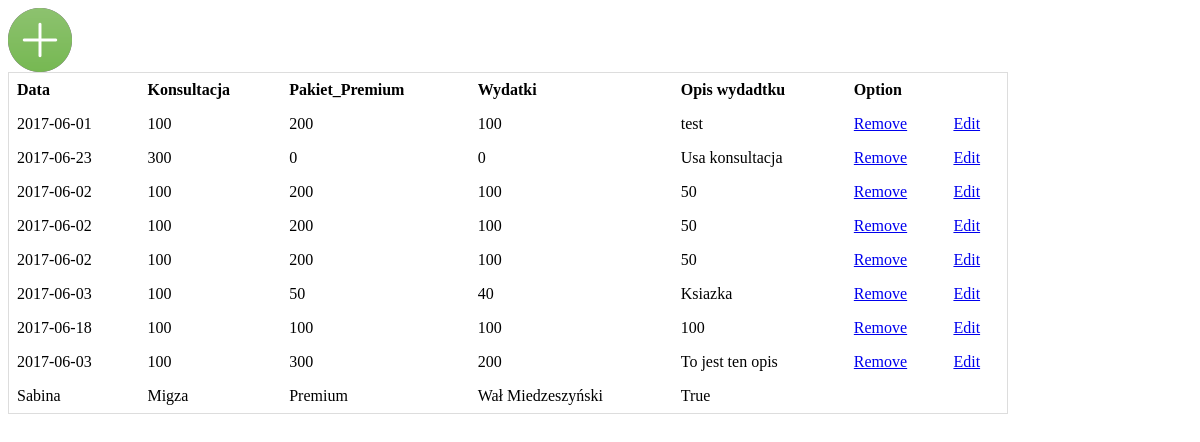
The page / on the database its author committed.
### tables this page shows
CREATE TABLE `incomes` (
  `id` int(5) NOT NULL,
  `date` date NOT NULL,
  `consultation` int(5) NOT NULL,
  `premium_packet` int(5) NOT NULL,
  `outcome` int(5) NOT NULL,
  `description_outcome` varchar(255) NOT NULL
);

### db_functions.php (called while the page is built, shortened)
<?php
	$db = NULL;
	function get_all_rows_db()
	{
		global $db;
		$sql = "SELECT id,date,consultation,premium_packet,outcome,description_outcome FROM incomes";
		$results = $db -> query($sql);
		return $results;
	}
?>

### index.php (the view, shortened to what this page needs)
<html>
<head>
<link rel="stylesheet" type="text/css" href="mainstyle.css">
</head>
<body>
<?php
	require 'db_functions.php';
	echo "<input type=\"image\" src=\"plus.png\" id=\"add_customer_show\" value=\"Add customer\">";
?>
<div>
	<table class="customer_table">
		<?php
			$titles = array("Data","Konsultacja","Pakiet_Premium","Wydatki","Opis wydadtku","Option");
			echo "<tr class=\"customer_table_cell\">";
			foreach($titles as $x)
			{
				echo "<th class=\"customer_table_cell\">".$x."</th>";
			}
			echo "</tr>";
		?>
		<?php
			$results = get_all_rows_db();
			if($results -> num_rows > 0)
			{
				while($row = $results->fetch_assoc())
				{
					echo "<tr class=\"customer_table_cell\">";
					$i=0;
					foreach($row as $x)
					{
						if($i == 0)
						{
							$i=1;
							$y=$x;
						}
						else
						{
							echo "<td class=\"customer_table_cell\">".$x."</td>";
						}
					}
					echo "<td class=\"customer_table_cell\"><a href=\"remove.php?id=".$y."\">Remove</a></td>";
					echo "<td class=\"customer_table_cell\"><a href=\"index.php?id=".$y."\">Edit</a></td>";
					echo "</tr>";
				}
			}
		?>
		<?php
			$customer1 = array("Sabina","Migza","Premium","Wał Miedzeszyński", "True");
			echo "<tr class=\"customer_table_cell\">";
			foreach($customer1 as $x)
			{
				echo "<td class=\"customer_table_cell\">".$x."</td>";
			}
			echo "</tr>";
		?>
	</table>
</div>
</body>
</html>

### mainstyle.css (style rules this page uses)
.customer_table { border-collapse: collapse; border-spacing: 0; width: 1000px; border: 1px solid #ddd; }
.customer_table_cell { border: none; text-align: left; padding: 8px; }

### rows shown on the page
incomes: date "2017-06-01", x "100", premium_packet "200", description_outcome "test"
incomes: date "2017-06-23", consultation "300", x "0", description_outcome "Usa konsultacja"
incomes: date "2017-06-02", x "100", premium_packet "200", description_outcome "50"
incomes: date "2017-06-02", x "100", premium_packet "200", description_outcome "50"
incomes: date "2017-06-02", x "100", premium_packet "200", description_outcome "50"
incomes: date "2017-06-03", consultation "100", premium_packet "50", outcome "40", description_outcome "Ksiazka"
incomes: date "2017-06-18", x "100"
incomes: date "2017-06-03", consultation "100", premium_packet "300", outcome "200", description_outcome "To jest ten opis"

### other values the page prints
$x "Data"
$x "Konsultacja"
$x "Pakiet_Premium"
$x "Wydatki"
$x "Opis wydadtku"
$x "Option"
$x "Sabina"
$x "Migza"
$x "Premium"
$x "Wał Miedzeszyński"
$x "True"
